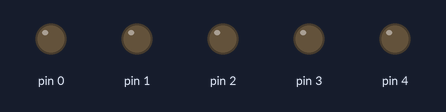
A sketch run on a simulated Arduino Uno, built with avr-gcc and run on an emulated ATmega328P. Parts: output pins drawn as LEDs (lit = HIGH).

Above: at 0.15 s.
At 1.45 s:
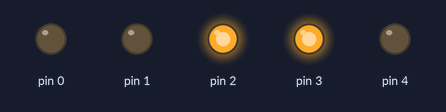
At 2.25 s:
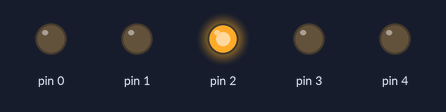
At 12.8 s:
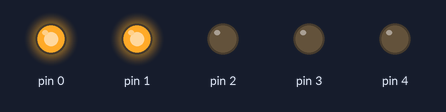
At 25.0 s:
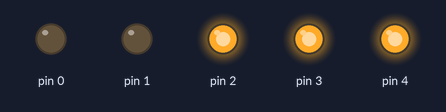
Timing chart, 0 to 30.2 s (numbered marks = the images above):
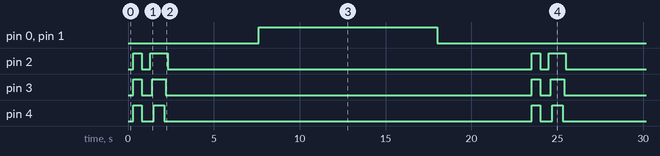

Measured:
- by itself, pin 0, pin 1: alternates HIGH for 10.4 s and LOW for 12.8 s
- by itself, pin 2: repeats every 23.2 s: LOW 0.50 s, HIGH 1.0 s, LOW 21.2 s, HIGH 0.50 s
- by itself, pin 3: repeats every 23.2 s: LOW 0.60 s, HIGH 0.80 s, LOW 21.3 s, HIGH 0.50 s
- by itself, pin 4: repeats every 23.2 s: LOW 0.70 s, HIGH 0.60 s, LOW 21.4 s, HIGH 0.50 s

The sketch:

FiveFairyLites.ino
```cpp
#include <FiveFairyLites.h>
void setup() {
  FiveFL.init(2, 3, 4); //set port as output for 3 LEDs

}

void loop() {
  FiveFL.turnPMWOff (0,1,300);             //turn the blinkers off
  FiveFL.blinkThreeLeds(2,3,4, 500, 100);   //blink 3 LEDs
  FiveFL.turnThreeOff(2,3,4,100);          //turn blinking LEDs off
  FiveFL.fadeTwoLeds(0,1);    //fade 2 LEDs
}
```

FiveFairyLites.cpp
```cpp
// (licence header left out)
#include "Arduino.h"
#include "FiveFairyLites.h"


void FiveFairyLites::init(int ledPin2, int ledPin3, int ledPin4)
{
	pinMode(ledPin2, OUTPUT);
	pinMode(ledPin3, OUTPUT);
	pinMode(ledPin4, OUTPUT);
}
void FiveFairyLites::turnPMWOff(int ledPin6, int ledPin5, int shortTimeDelay)
{
 analogWrite(ledPin6, 0);
 analogWrite(ledPin5, 0);
 delay(shortTimeDelay);
}
void FiveFairyLites::blinkThreeLeds(int ledPin2, int ledPin3, int ledPin4, int timeDelay, int shortTimeDelay)
{
 digitalWrite (ledPin2, HIGH);  //turn all on high
 digitalWrite (ledPin3, HIGH);
 digitalWrite (ledPin4, HIGH);
 delay(timeDelay);
 digitalWrite (ledPin2, LOW);  //turn all on high
 digitalWrite (ledPin3, LOW);
 digitalWrite (ledPin4, LOW);
 delay(timeDelay);
 digitalWrite (ledPin2, HIGH);  //turn all on high
 delay(shortTimeDelay);
 digitalWrite (ledPin3, HIGH);
 delay(shortTimeDelay);
 digitalWrite (ledPin4, HIGH);
 delay(shortTimeDelay);
 delay(timeDelay);
 digitalWrite (ledPin4, LOW);  //turn all on low
 delay(shortTimeDelay);
 digitalWrite (ledPin3, LOW);
 delay(shortTimeDelay);
 digitalWrite (ledPin2, LOW);

 }
  void FiveFairyLites::turnThreeOff(int ledPin2, int ledPin3, int ledPin4, int shortTimeDelay)
  {
	  digitalWrite (ledPin2, LOW);  //turn all on low
	  digitalWrite (ledPin3, LOW);
	  digitalWrite (ledPin4, LOW);
	  delay(shortTimeDelay);
  }
 void FiveFairyLites::fadeTwoLeds(int ledPin6, int ledPin5)
{
	 for (int fadeValue = 0 ; fadeValue <= 255; fadeValue += 5) {  // fade in from min to max in increments of 5 points:
		 // sets the value (range from 0 to 255):
		 analogWrite(ledPin6, fadeValue);
		 analogWrite(ledPin5, fadeValue);
		 delay(200); // wait for 30 milliseconds to see the dimming effect
	 }

	 for (int fadeValue = 255 ; fadeValue >= 0; fadeValue -= 5) {  // fade out from min to max in increments of 5 points:
		 // sets the value (range from 0 to 255):
		 analogWrite(ledPin6, fadeValue);
		 analogWrite(ledPin5, fadeValue);
		 delay(200); // wait for 30 milliseconds to see the dimming effect
	 }
 }
FiveFairyLites FiveFL; //preinstatiated Oject
```

FiveFairyLites.h
```cpp
// (licence header left out)
/*THIS IS FOR Light extravaganza WITH 5 FAIRY LIGHTS
burn bootload 8 MHZ first
 *          ATTINY85 PIN PORT PIN           ATTINY85 PIN  PORT PIN
 *          1            RESET                 8           3.3V
 *          2            A3   PIN 3 LED3       7     A1    2 LED2
 *          3            A2   PIN 4 LED2       6     PWM   1 LED6
 *          4               GND                5     PWM   0 LED5
 */
#ifndef FiveFairyLites_h
#define FiveFairyLites_h
#include <Arduino.h>
class FiveFairyLites {
	public:
	  int ledPin2;
	  int ledPin3;
	  int ledPin4;
	  int ledPin5;
	  int ledPin6;
	  int timeDelay;
	  int shortTimeDelay;


	  void init(int ledPin2, int ledPin3, int ledPin4);
	  void turnPMWOff(int ledPin5, int ledPin6, int shortTimeDelay);
	  void blinkThreeLeds(int ledPin2, int ledPin3, int ledPin4, int timeDelay, int shortTimeDelay);
	  void turnThreeOff(int ledPin2, int ledPin3, int ledPin4, int shortTimeDelay);
	  void fadeTwoLeds(int ledPin5, int ledPin6);
};
extern FiveFairyLites FiveFL;  // fairy lites object
#endif
```
